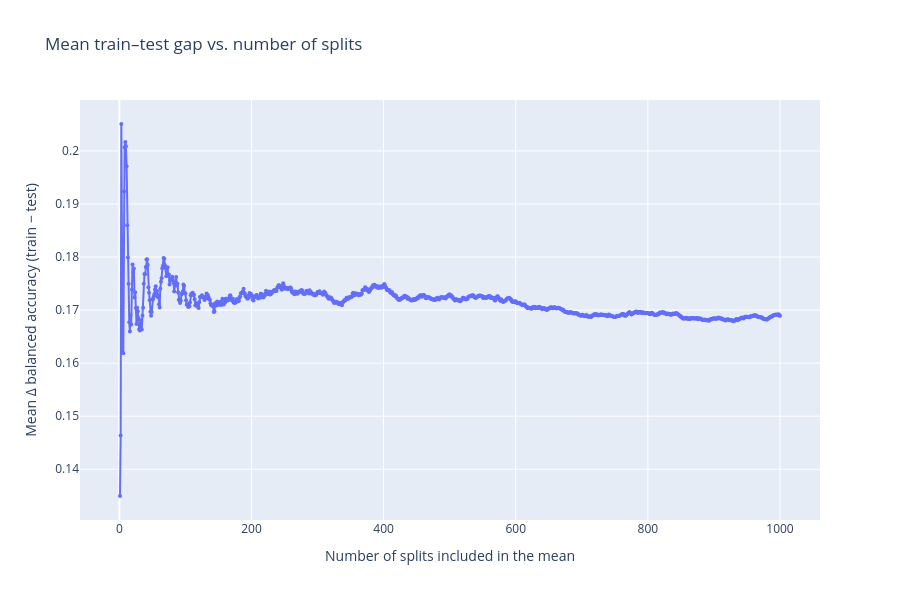

The cell this chart's notebook holds for it:
### Code cell
# Splits are added in index order (0, 1, 2, …). 
# If you'd rather avoid any ordering effect, shuffle them first with wide = wide.sample(frac=1, random_state=0) before computing n_splits.

# Delta for each split, then the running mean over the first n splits
wide["delta"] = wide["train"] - wide["test"]
wide["n_splits"] = range(1, len(wide) + 1)
wide["mean_delta"] = wide["delta"].expanding().mean()

fig = px.scatter(
    wide,
    x="n_splits",
    y="mean_delta",
    labels={
        "n_splits": "Number of splits included in the mean",
        "mean_delta": "Mean Δ balanced accuracy (train − test)",
    },
    title="Mean train–test gap vs. number of splits",
)
fig.update_traces(mode="lines+markers", marker=dict(size=4))
fig.update_layout(height=600)

fig.show()

### Figure 1 — Plotly figure (JSON) as saved in the notebook; plotly's stock layout.template omitted (floating-point values rounded to 4 significant figures; data arrays with more than 128 entries replaced by an {"elided": "..."} marker saying what was removed)
{"data": [{"hovertemplate": "Number of splits included in the mean=%{x}<br>Mean Δ balanced accuracy (train − test)=%{y}<extra></extra>", "legendgroup": "", "marker": {"color": "#636efa", "size": 4, "symbol": "circle"}, "mode": "lines+markers", "name": "", "orientation": "v", "showlegend": false, "type": "scatter", "x": {"elided": "1000 int values"}, "xaxis": "x", "y": {"elided": "1000 float values"}, "yaxis": "y"}], "layout": {"height": 600, "legend": {"tracegroupgap": 0}, "title": {"text": "Mean train–test gap vs. number of splits"}, "xaxis": {"anchor": "y", "domain": [0, 1], "title": {"text": "Number of splits included in the mean"}}, "yaxis": {"anchor": "x", "domain": [0, 1], "title": {"text": "Mean Δ balanced accuracy (train − test)"}}}}
